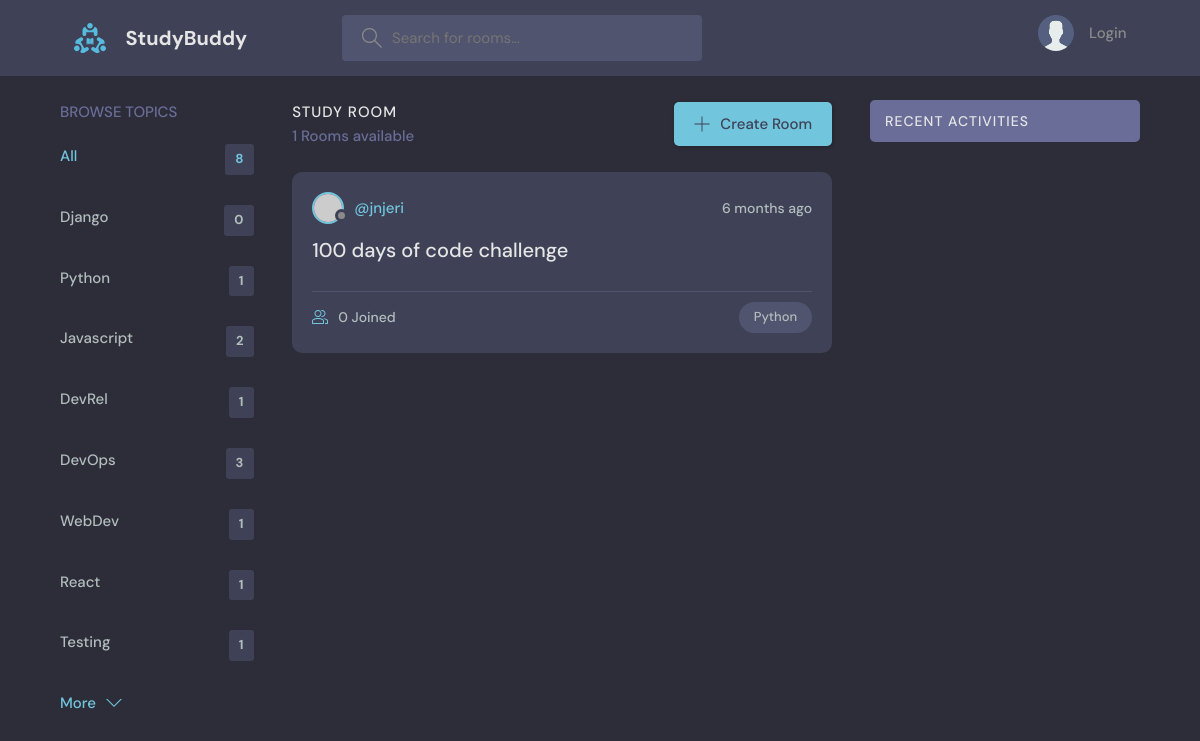
Page /?q=Python on the committed database.
### base/models.py (models this page shows, shortened)
class Topic(models.Model):
    name = models.CharField(max_length=200)

class Room(models.Model):
   host = models.ForeignKey(User, on_delete=models.SET_NULL, null=True)
   topic = models.ForeignKey(Topic, on_delete=models.SET_NULL, null=True)
   name = models.CharField (max_length=200)
   description = models.TextField(null=True, blank=True)
   participants = models.ManyToManyField(User, related_name='participants', blank=True)      #users active in a room
   updated = models.DateTimeField(auto_now=True)
   created = models.DateTimeField(auto_now_add=True)
   class Meta:
        ordering = ['-updated', '-created']

### base/views.py (the view)
# urls.py: path('', views.home, name="home"),
def home(request):
    q = request.GET.get('q') if request.GET.get('q') != None else ''
    rooms = Room.objects.filter(
            Q(topic__name__icontains=q) |
            Q(name__icontains=q) |
            Q(description__icontains=q)
    )
    topics = Topic.objects.all()
    room_count = rooms.count()
    room_messages = Message.objects.filter(Q(room__topic__name__icontains=q))
    context = {'rooms': rooms, 'topics': topics,
     'room_count': room_count, 'room_messages': room_messages}
    return render(request, 'base/home.html', context)

### base/templates/base/home.html (shortened to what this page needs)
{% extends 'main.html' %}
{% block content %}
<main class="layout layout--3">
  <div class="container">
    {% include 'base/topics_component.html' %}
    <div class="roomList">
      <div class="roomList__header">
        <div>
          <h2>Study Room</h2>
          <p>{{room_count}} Rooms available</p>
        </div>
        <a class="btn btn--main" href="{% url 'create-room' %}">
          <svg
            version="1.1"
            xmlns="http://www.w3.org/2000/svg"
            width="32"
            height="32"
            viewBox="0 0 32 32"
          >
            <title>add</title>
            <path
              d="M16.943 0.943h-1.885v14.115h-14.115v1.885h14.115v14.115h1.885v-14.115h14.115v-1.885h-14.115v-14.115z"
            ></path>
          </svg>
          Create Room
        </a>
      </div>
      {% include 'base/feed_component.html' %}
    </div>
    {% include 'base/activity_component.html' %}
  </div>
</main>
{% endblock %}

### base/templates/base/topics_component.html
<div class="topics">
    <div class="topics__header">
      <h2>Browse Topics</h2>
    </div>
    <ul class="topics__list">
      <li>
        <a href="{% url 'home' %}" class="active">All <span>{{topics.count}}</span></a>
      </li>
      {% for topic in topics %}
      <li>
        <a href="{% url 'home' %}?q={{topic.name}}">{{topic.name}}<span>{{topic.room_set.all.count}}</span></a>
      </li>
      {% endfor %}
    </ul>
    <a class="btn btn--link" href="topics.html">
      More
      <svg
        version="1.1"
        xmlns="http://www.w3.org/2000/svg"
        width="32"
        height="32"
        viewBox="0 0 32 32"
      >
        <title>chevron-down</title>
        <path d="M16 21l-13-13h-3l16 16 16-16h-3l-13 13z"></path>
      </svg>
    </a>
  </div>

### base/templates/base/feed_component.html (shortened to what this page needs)
{% for room in rooms %}
<div class="roomListRoom">
  <div class="roomListRoom__header">
    <a href="" class="roomListRoom__author">
      <div class="avatar avatar--small">
        <img src="https://randomuser.me/api/portraits/women/11.jpg" />
      </div>
      <span>@{{room.host.username}}</span>
    </a>
    <div class="roomListRoom__actions">
      <span>{{room.created|timesince}} ago</span>
    </div>
  </div>
  <div class="roomListRoom__content">
    <a href="{% url 'room' room.id %}">{{room.name}}</a>
  </div>
  <div class="roomListRoom__meta">
    <a href="{% url 'room' room.id %}" class="roomListRoom__joined">
      {{room.participants.all.count}} Joined
    </a>
    <p class="roomListRoom__topic">{{room.topic.name}}</p>
  </div>
</div>
{% endfor %}

### static/styles/style.css (style rules this page uses)
:root { --color-main: #71c6dd; --color-main-light: #e1f6fb; --color-dark: #3f4156; --color-dark-medium: #51546e; --color-dark-light: #696d97; --color-light: #e5e5e5; --color-gray: #8b8b8b; --color-light-gray: #b2bdbd; --color-bg: #2d2d39; --color-success: #5dd693; --color-error: #fc4b0b; }
* { font-family: "DM Sans", -apple-system, BlinkMacSystemFont, "Segoe UI", Roboto, Oxygen, Ubuntu, Cantarell, "Open Sans", "Helvetica Neue", sans-serif; margin: 0; padding: 0; box-sizing: border-box; text-rendering: optimizeLegibility; font-size: inherit; }
html { font-size: 56.25%; }
@media only screen and (min-width: 1200px) { html { font-size: 62.5%; } }
body { line-height: 1.6; font-weight: 400; font-size: 1.5rem; color: var(--color-light-gray); background-color: var(--color-bg); min-height: 100vh; }
img { width: 100%; }
a { display: inline-block; color: var(--color-main); text-decoration: none; }
.container { max-width: 120rem; width: 90%; margin: auto; }
.btn { background-color: transparent; border: none; display: inline-flex; align-items: center; gap: 1rem; cursor: pointer; transition: all ease-in-out 0.3s; padding: 1rem 2rem; border-radius: 5px; box-shadow: 1px 1px 3px 1px rgba(0, 0, 0, 0.15); font-weight: 500; }
.btn--link { border-radius: 0; padding: 0; color: var(--color-main); box-shadow: none; }
.btn--main { background-color: var(--color-main); color: var(--color-dark); }
.btn > svg { fill: currentColor; width: 1.6rem; height: 1.6rem; }
.avatar { position: relative; display: inline-block; border-radius: 50%; border: 2px solid var(--color-main); }
.avatar img { display: block; border-radius: 50%; object-fit: cover; object-position: center; }
.avatar::after { content: ""; display: block; position: absolute; background-color: var(--color-gray); z-index: 111; border-radius: 50%; border: 0.3rem solid var(--color-dark); }
.avatar.avatar--small img { width: 2.8rem; height: 2.8rem; }
.avatar.avatar--small:after { width: 0.7rem; height: 0.7rem; bottom: 0px; right: -6px; }
.layout { margin-top: 2.4rem; }
.layout > .container { display: flex; justify-content: space-between; align-items: flex-start; }
.layout--3 > .container > div:first-child { flex-basis: 18%; max-width: 22.5rem; }
.layout--3 > .container > div:nth-child(2) { flex-basis: 50%; }
.topics__header { margin-bottom: 2rem; }
.topics__header h2 { text-transform: uppercase; font-weight: 500; color: var(--color-dark-light); }
.topics__list { list-style: none; }
.topics__list li a { display: flex; justify-content: space-between; margin-bottom: 3rem; font-weight: 500; color: var(--color-light-gray); transition: all 0.3s ease-in-out; }
.topics__list li a.active, .topics__list li a:hover { color: var(--color-main); }
.topics__list li a span { padding: 0.5rem 1rem; background-color: var(--color-dark); border-radius: 3px; font-size: 1.3rem; font-weight: 700; letter-spacing: 1px; }
.roomList__header { display: flex; justify-content: space-between; align-items: center; margin-bottom: 2.4rem; }
.roomList__header h2 { text-transform: uppercase; font-weight: 500; color: var(--color-light); letter-spacing: 1px; }
.roomList__header p { font-weight: 500; color: var(--color-dark-light); }
.roomListRoom { margin-bottom: 2.4rem; background-color: var(--color-dark); border-radius: 1rem; padding: 2rem; }
.roomListRoom__header { display: flex; justify-content: space-between; align-items: center; }
.roomListRoom__author { font-weight: 500; display: flex; align-items: center; gap: 1rem; }
.roomListRoom__actions { display: flex; align-items: flex-start; gap: 1rem; position: relative; }
.roomListRoom__actions span { font-size: 1.4rem; font-weight: 500; }
.roomListRoom__content { margin: 1rem 0; }
.roomListRoom__content a { font-size: 2rem; font-weight: 500; margin-bottom: 1.5rem; color: var(--color-light); transition: all 0.3s ease-in-out; }
.roomListRoom__meta { border-top: 1px solid var(--color-dark-medium); padding-top: 1rem; display: flex; align-items: center; justify-content: space-between; }
.roomListRoom__joined { color: var(--color-light-gray); display: flex; align-items: center; gap: 1rem; font-size: 1.4rem; font-weight: 500; }
.roomListRoom__joined svg { fill: var(--color-main); width: 1.6rem; height: 1.6rem; }
.roomListRoom__topic { padding: 5px 1.5rem; background-color: var(--color-dark-medium); border-radius: 5rem; font-weight: 500; font-size: 1.3rem; }

### rows in the picture
Topic: name "Django", room_set.all.count "0"
Topic: name "Python", room_set.all.count "1"
Topic: name "Javascript", room_set.all.count "2"
Topic: name "DevRel", room_set.all.count "1"
Topic: name "DevOps", room_set.all.count "3"
Topic: name "WebDev", room_set.all.count "1"
Topic: name "React", room_set.all.count "1"
Topic: name "Testing", room_set.all.count "1"
Room: host.username "jnjeri", created "6 months", name "100 days of code challenge", participants.all.count "0", topic.name "Python"

### other values in the picture
{{ topics.count }} "8"
{{ room_count }} "1"
